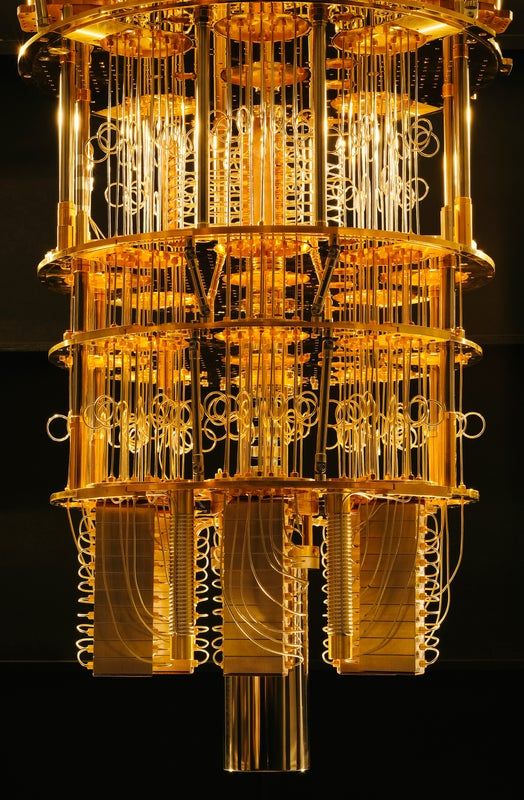
#> input picture myPhoto.jpg, 524 x 800 px
$ python black_and_white.py
#> lines starting #> are read from the running program, lines starting #| are printed output that depends on the picture
import matplotlib.pyplot as plt
import numpy as np
from scipy.linalg import lu, qr, svd, norm

#load our photo
fileName = 'myPhoto.jpg'
A = plt.imread(fileName)
#> A is the input picture: shape (800, 524, 3); mean R, G, B 102.6, 66.5, 21.2

#since the photo is in color, we transform it into a black and white photo
def rgb2gray(A_rgb):
    return np.dot(A_rgb[...,:3], [0.2989, 0.5870, 0.1140])
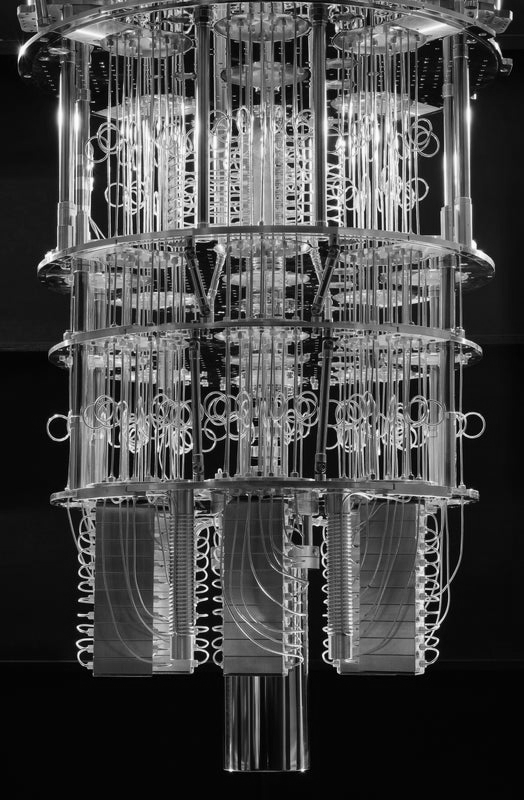
#> returned value: shape (800, 524) float64; min 0, max 253.7, mean 72.1

A_rgb = rgb2gray(A)

#matrix decompositions are performed
P, L, U = lu(A_rgb)
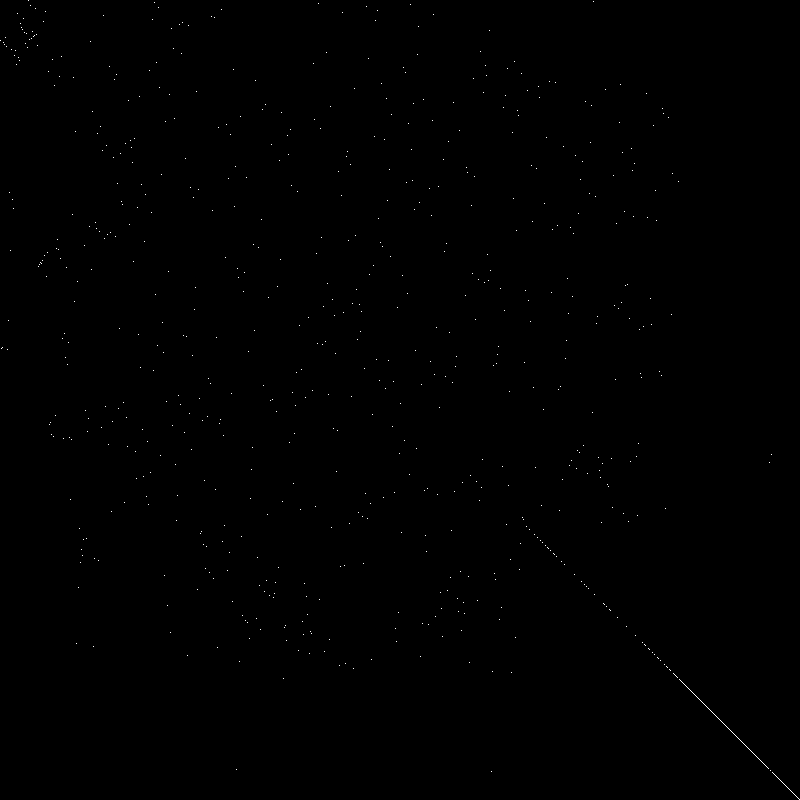
#> P: shape (800, 800) float64; values 0 (black) and 1 (white), 0.12% white in thin lines or dots
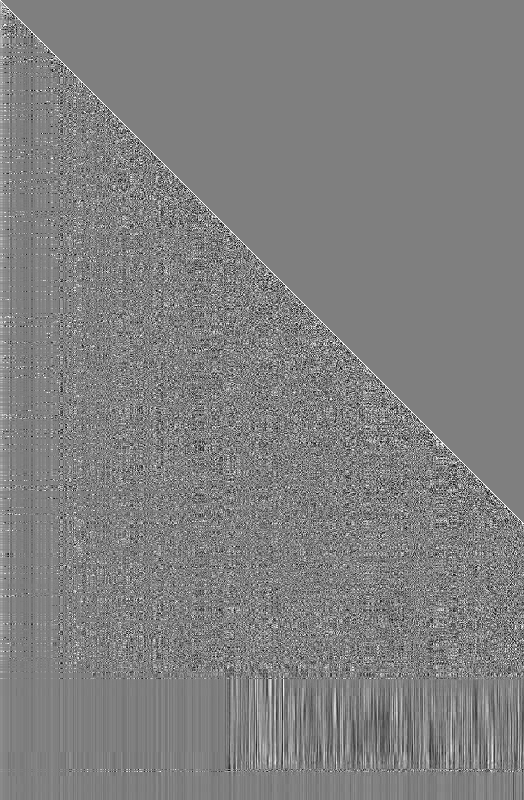
#> L: shape (800, 524) float64; min -1, max 1, mean 0.0074; drawn with min black and max white
Q, R =  qr(A_rgb)
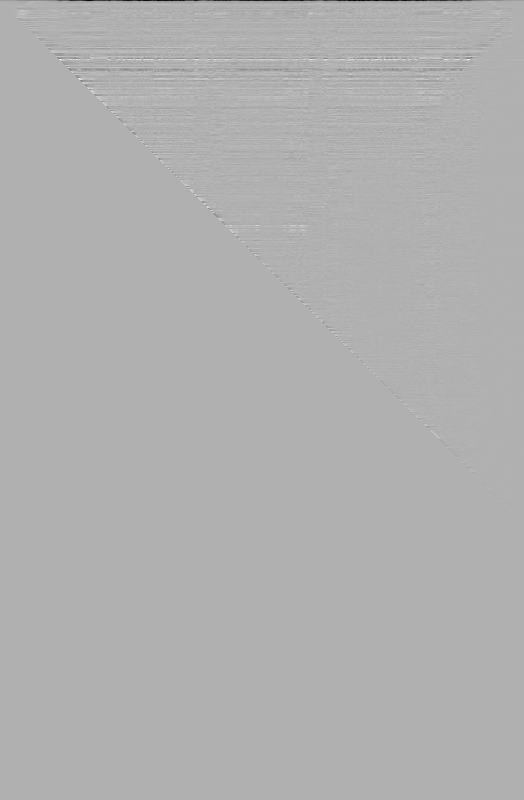
#> R: shape (800, 524) float64; min -3347.1, max 1476.2, mean -3.4; drawn with min black and max white
U1, D, V = svd(A_rgb)
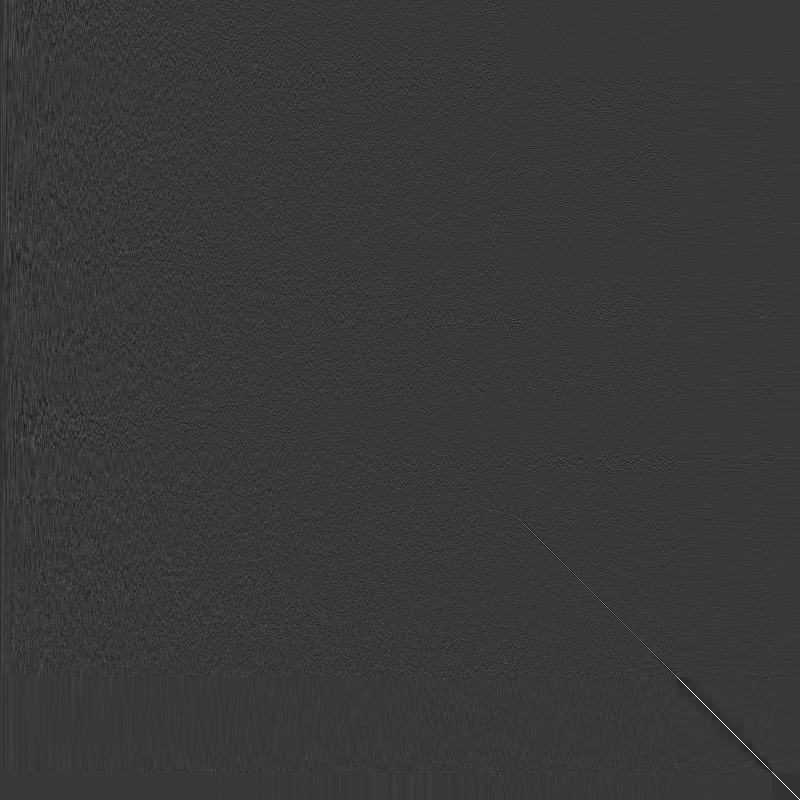
#> U1: shape (800, 800) float64; min -0.28, max 0.964, mean -2.92e-05; drawn with min black and max white
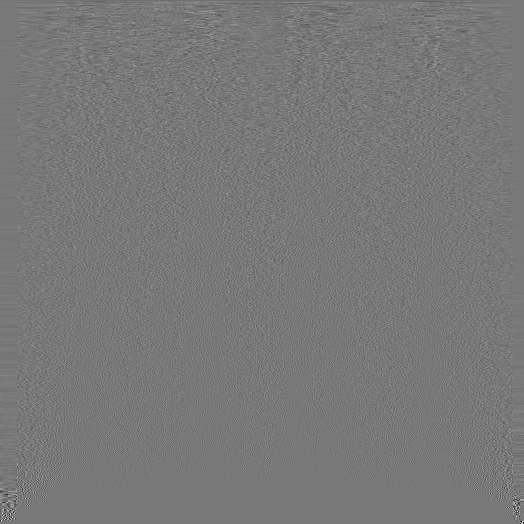
#> V: shape (524, 524) float64; min -0.66, max 0.732, mean -6.41e-05; drawn with min black and max white
#> D = 524 values, max 55818.2 at index 0, min 0.179 at index 523, mean 728.5

print('Introduce the rank to which you want to approximate')
k = int(input())
#> the answer given: 3

if k <= D.size:
    print("The rank is", k)

else:
    k = D.size
    print("Rank greater than the maximum, we recitify to the maximum rank")

#compute the approximations using the given rank
ALU = P@L[:,0:k]@U[0:k, :]
AQR = Q[:,0:k]@R[0:k,:]
ASVD = U1[:,0:k]@np.diag(D[0:k])@V[0:k, :]
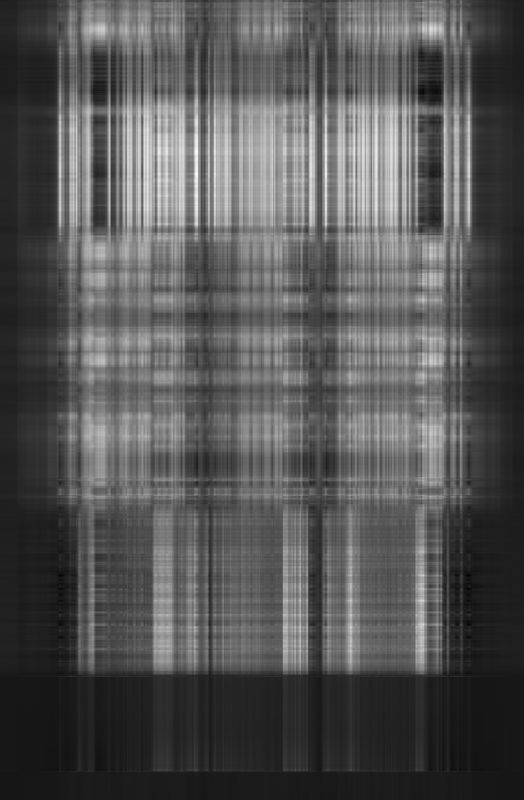
#> ASVD: shape (800, 524) float64; min -24.66, max 263.3, mean 71.9; drawn with min black and max white

print("The image has %d singular values" % D.size)
#| The image has 524 singular values

#compute the relative error using the two-norm
eLU = norm(A_rgb-ALU, 2)/norm(A_rgb, 2)
#> eLU = 0.58
eQR = norm(A_rgb-AQR, 2)/norm(A_rgb, 2)
#> eQR = 0.405
eSVD = norm(A_rgb-ASVD, 2)/norm(A_rgb, 2)
#> eSVD = 0.123


#to compute eSVD we can use the two-norm properties

if k == D.size:
    print("No hi ha error")

else:
    # ||A-ASVD||_2/||A||_2 computed via singular values
    eSVD2 = D[k]/D[0]
#> eSVD2 = 0.123
    if abs(eSVD-eSVD2) < 10e-10:
        print("The calculation via singular values is correct")

#plot the obtained results
fig = plt.figure()
fig.add_subplot(2,2,1)
plt.imshow(A, cmap = 'gray')
plt.axis('off')
plt.title('Original Photo')
fig.add_subplot(2,2,2)
plt.imshow(ALU, cmap = 'gray')
plt.axis('off')
plt.title('LU using %d columns. \n'
'Relative error = %5.4f' % (k, eLU));
fig.add_subplot(2,2,3)
plt.imshow(AQR, cmap = 'gray')
plt.axis('off')
plt.title('QR using %d columns. \n'
'Relative error = %5.4f' % (k, eQR));
fig.add_subplot(2,2,4)
plt.imshow(ASVD, cmap = 'gray')
plt.axis('off')
plt.title('SVD using %d columns. \n'
'Relative error = %5.4f' % (k, eSVD));
plt.tight_layout()
plt.show()
